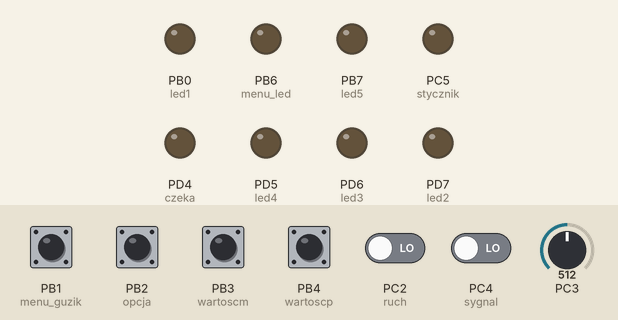
Bench run of a program on a simulated ATmega8, built with avr-gcc and emulated at 8 MHz. On the bench: output pins drawn as LEDs (lit = HIGH). Dashed ring = blinking. Inputs (shaded band) come from the test bench; at power-on: PB1 (menu_guzik), PB2 (opcja), PB3 (wartoscm), PB4 (wartoscp) HIGH, PC2 (ruch), PC4 (sygnal) LOW, PC3 = 512.

Above: at 1.2 s.
1.3 s: PB1 (menu_guzik) pulled LOW for 1 s
At 2.8 s:
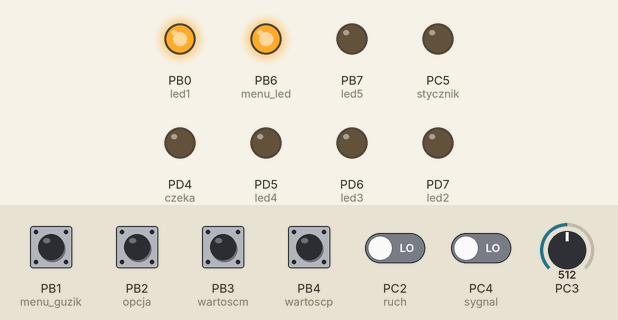
3.8 s: PB2 (opcja) pulled LOW for 1 s
At 5.5 s:
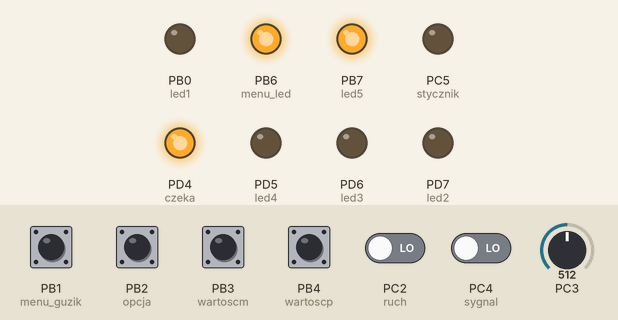
6.3 s: PB3 (wartoscm) pulled LOW for 1 s
At 8.4 s:
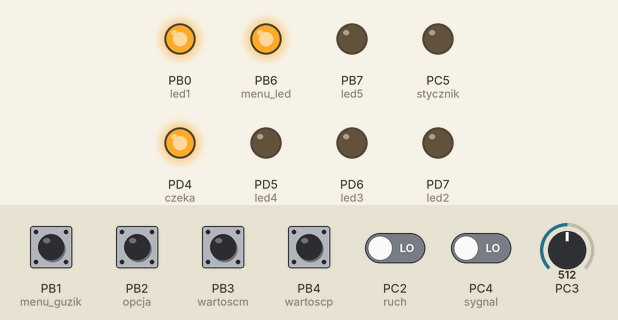
8.8 s: PB4 (wartoscp) pulled LOW for 1 s
At 10.5 s:
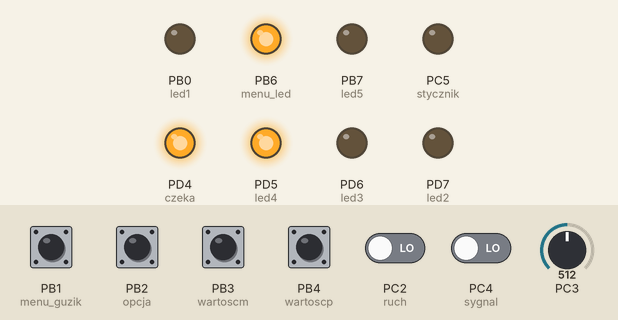
11.3 s: PB1 (menu_guzik) driven LOW and PC2 (ruch) driven HIGH
At 11.88 s:
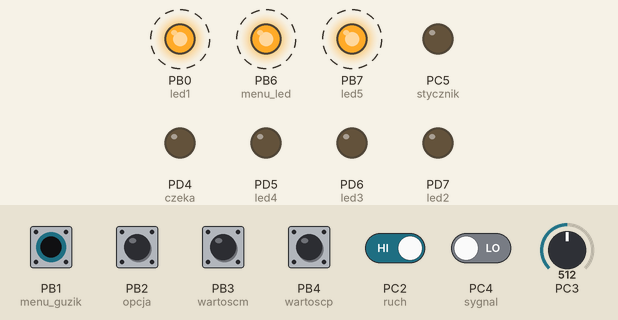
14.3 s: PC3 set to 591
17.3 s: PC3 set to 611
At 17.88 s:
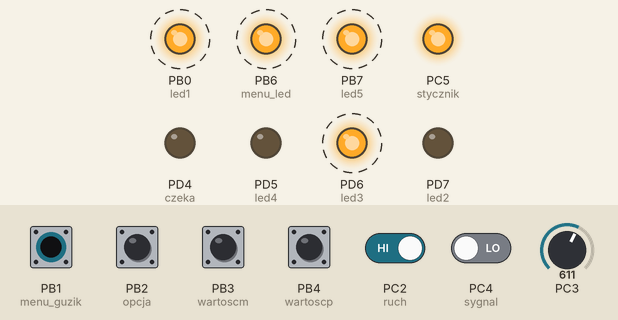
Timing chart, 0 to 21.3 s (numbered marks = the images above; inputs shaded):
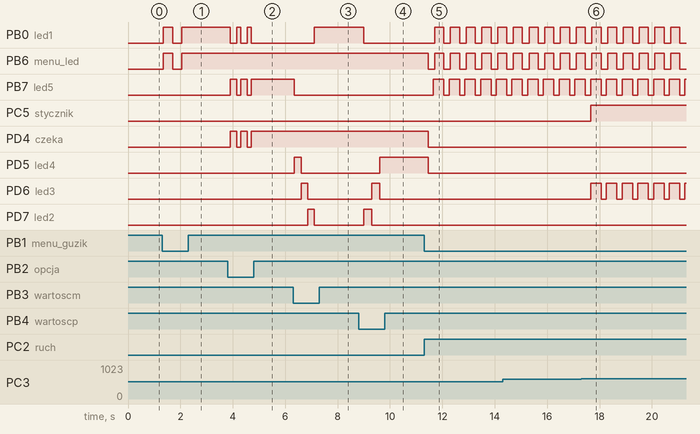

The program:

main.c
```c
#include <avr/io.h>
#include <util/delay.h>
#include <avr/interrupt.h>
//in
#define sygnal (1<<PC4)
#define ruch (1<<PC2)
#define wartoscp (1<<PB4)
#define wartoscm (1<<PB3)
#define opcja (1<<PB2)
#define menu_guzik (1<<PB1)
//out
#define stycznik (1<<PC5)

#define czeka (1<<PD4)
#define menu_led (1<<PB6)
#define led1 (1<<PB0)
#define led2 (1<<PD7)
#define led3 (1<<PD6)
#define led4 (1<<PD5)
#define led5 (1<<PB7)
//
#define l1_s PORTB ^= led1
#define l1_on PORTB |= led1
#define l1_off PORTB &= ~led1
#define l3_on PORTD |= led3
#define l3_off PORTD &= ~led3
#define l5_on PORTB |= led5
#define l5_off PORTB &= ~led5
#define czeka_swap PORTD ^= czeka
#define czeka_on PORTD |= czeka
#define czeka_off PORTD &= ~czeka
#define stycznik_swap PORTC ^= stycznik
#define stycznik_on PORTC |= stycznik
#define stycznik_off PORTC &= ~stycznik

//zmienna pomocnicza-licznik u¿ywana w przerwaniu
//volatile uint8_t wykrycie_ruchu;
volatile uint16_t ton,cnt=0;
volatile uint8_t tryb=5;
volatile uint8_t tryb_chwilowy;
volatile uint8_t stan=0;
volatile uint8_t czujniki[3];
//definicja pocz¹tkowej warto ci timera
#define timer_start 4 //31 zliczen na s

uint8_t klasniecie(uint8_t t, uint8_t stan_koncowy, uint8_t l_klasniec);
uint8_t klawisz_on(uint8_t klawisz);
uint8_t klawisz_onc(uint8_t klawisz);
uint8_t klawisz_sygnal(uint8_t klawisz);
uint8_t menu(uint8_t *t, uint8_t *t_on, uint8_t *swiatlo, uint8_t *l_klasniec, uint8_t *mikrofon);
uint8_t podmenu(uint8_t *x, uint8_t min, uint8_t max, uint8_t res);
uint16_t czas_dzialania(uint8_t t_on);
uint16_t prog_swiatla(uint8_t swiatlo);
void wzmacniacz(uint8_t mikrofon);
void diody(uint8_t nr);
void diody_off(void);


int main(void){
	uint8_t t=3,t_on=3,swiatlo=3,l_klasniec=2,mikrofon=3;
	uint16_t prog,spr=0;
	prog=prog_swiatla(swiatlo);
	ton=czas_dzialania(t_on)*31;
	tryb_chwilowy=tryb;
	//1=klaskacz 2=czujnik ruchu z wyl przez klaniêcie
	//3=czujnik ruchu czasowe w³
//######## obs³uga przetwornika ADC #############
ADMUX |= (1<<REFS0);// | (1<<REFS1);
ADMUX |= (1<<MUX1) | (1<<MUX0);
ADCSRA |= (1<<ADEN) | (1<<ADPS1) | (1<<ADPS2);
//######## konfiguracja timera ##################
TIMSK |= (1<<TOIE0);           //Przerwanie overflow (przepe³nienie timera)
TCCR0 |= (1<<CS02) | (1<<CS00); //  ród³em CLK, preskaler 1024
TCNT0 = timer_start;//          //Pocz¹tkowa warto æ licznika
sei();//Globalne uruchomienie przerwañ
//###############################################
DDRC |= (stycznik);
DDRB |= (led1 | led5 | menu_led);
DDRD |= (led3 | led4 | led2 | menu_led | czeka);
PORTB |= (menu_guzik | opcja | wartoscp | wartoscm);
//PORTC |= sygnal;
wzmacniacz(mikrofon);
czujniki[0]=0;
czujniki[1]=1;
czujniki[2]=1;
while(1){
	//PORTB ^= led1;
	//_delay_ms(z++);
	/*
	if (tryb_chwilowy == 1){
       PORTB |=led2;
	}else{
		PORTB &= ~led2;
	}
	if (stan == 1){
       PORTB |=led1;
	}else{
		PORTB &= ~led1;
	}
	*/
/////////////////////////////
	if (klawisz_on(menu_guzik)){
		menu(&t,&t_on,&swiatlo,&l_klasniec,&mikrofon);
		diody_off();
		wzmacniacz(mikrofon);
		tryb_chwilowy=tryb;
		prog=prog_swiatla(swiatlo);//750-990
		ton=czas_dzialania(t_on)*31;
		tryb_chwilowy=tryb;
		cnt=0;
		if (stan == 0){
			tryb_chwilowy=tryb;
		}
		_delay_ms (200);
	}
/////////////////////////////

/////////////////////////////
	if (klawisz_sygnal(sygnal)){

		if ((tryb_chwilowy == 1) && (!(tryb == 1) && !(tryb == 3))){
			switch (stan){
				case 1:
					klasniecie(t,0,l_klasniec);
					break;
				case 0:
					klasniecie(t,0,l_klasniec);
					tryb_chwilowy = tryb;
					break;
			}
		}
		if ((stan == 1) && !(tryb == 3)){
				klasniecie(t,0,l_klasniec);
		}
		//l1_off;
	}
///////////////////
	if (!(swiatlo == 6)){
		ADCSRA |= (1<<ADSC);
		while (ADCSRA & (1<<ADSC));
	}

	if (stan ==0 ){
		if ((tryb > 3) && ((tryb_chwilowy == 1) && (ADC<prog))){
				if(spr == 0){
					cnt=0;
					spr=1;
				}else if (cnt>18600){//10min 31*60*10
					tryb_chwilowy=tryb;
					spr = 0;
				}
		}else{
			spr=0;
		}
/////////////////////////////
	if ((swiatlo == 6) || (ADC>prog)){
		if (klawisz_sygnal(sygnal)){
			klasniecie(t,1,l_klasniec);
			tryb_chwilowy=1;
		}
/////////////////////////////
	if (!klawisz_onc(ruch)){
		if ((tryb_chwilowy == 2) || (tryb_chwilowy == 4)){
			stycznik_on;
			stan=1;
			tryb_chwilowy=1;
		}
/////////
		if (tryb == 3){
			stycznik_on;
			cnt=0;
			stan=1;
			//odliczanie od nowa jeli ruch
		}
/////////
		if (tryb_chwilowy == 5){
			stycznik_on;
			stan=1;
			cnt=0;
			tryb_chwilowy=1;

			//odliczanie
			//odliczanie od nowa jeli ruch
		}
	}
/////////////////////////////
	}
	}//stan ==0
/////////////////////////////
	if ((!klawisz_onc(ruch)) && ((tryb == 5) && stan == 1)){
		//wykrycie_ruchu=0;
		cnt=0;
	}
/////////////////////////////
	//diody_off();
	if ( (czujniki[2] == 1) && (!klawisz_onc(ruch))){
		l5_on;
		}else{
			l5_off;
		}
	if (czujniki[1]==1 && (ADC>(prog))){
		l3_on;
	}else{
		l3_off;
	}
	/////////////////////////////
		//diody_off();
		if (klawisz_on(opcja)){
			if (czujniki[0]==1){
				czujniki[0]=0;
				l1_off;
			}else{
				czujniki[0]=1;
			}
			_delay_ms(200);
		}
		if (klawisz_on(wartoscm)){
			if (czujniki[1]==1){
				czujniki[1]=0;
				l3_off;
			}else{
				czujniki[1]=1;
			}
			_delay_ms(200);
		}
		if (klawisz_on(wartoscp)){
			if (czujniki[2]==1){
				czujniki[2]=0;
				l5_off;
			}else{
				czujniki[2]=1;
			}
			_delay_ms(200);
		}
}
}

//############ Procedura obs³ugi przerwania od przepe³nienia timera ############
ISR(TIMER0_OVF_vect)
{
  TCNT0 = timer_start;          //Pocz¹tkowa warto æ licznika
  //cnt=(cnt+1)*wykrycie_ruchu;     //zwiêksza zmienn¹ licznik
  cnt++;
  if(((cnt==(ton) && (stan == 1))) && ((tryb==3) || (tryb == 5)))  //je li 31 przerwania (czyli ok 1 s)
  {
    stycznik_off; //suma modulo 2 (XOR) stanu poprzedniego
    //PORTB ^= led1;
    cnt=0;     //zeruje zmienn¹ licznik
    stan = 0;
    tryb_chwilowy=tryb;
  }
  //wykrycie_ruchu=1;
}
//##############################################################################

uint16_t prog_swiatla(uint8_t swiatlo){
	switch (swiatlo){
	case 1:
		return 400;
		break;
	case 2:
		return 500;
		break;
	case 3:
		return 600;
		break;
	case 4:
		return 850;
		break;
	case 5:
		return 950;
		break;
	case 6:
		return 2000;
		break;
	}
	return 2000;
}

uint8_t klasniecie(uint8_t t, uint8_t stan_koncowy, uint8_t l_klasniec){
	//diody_off();
	if (l_klasniec == 2){
		_delay_ms (200);
		czeka_swap;
		for (int i=1;i<=t*100;i++){
			_delay_ms (10);
			if (klawisz_sygnal(sygnal)){
				switch (stan_koncowy){
					case 1:
						stycznik_on;
						break;
					case 0:
						stycznik_off;
						break;
				}
				stan=stan_koncowy;
				czeka_off;
				i=t*1000;
				_delay_ms (200);
			}
		}
		czeka_off;
	}else{
		switch (stan_koncowy){
			case 1:
				stycznik_on;
				break;
			case 0:
				stycznik_off;
				break;
		}
		_delay_ms (200);
		stan=stan_koncowy;
	}
	cnt=0;
	return 0;
}

void diody_off(){
PORTB &= ~(led1 | led5);
PORTD &= ~(led3 | led4 | led2);
}

void diody(uint8_t nr){
	switch(nr){
				case 1:
					diody_off();
					PORTB |= led1;
					break;
				case 2:
					diody_off();
					PORTD |= led2;
					break;
				case 3:
					diody_off();
					PORTD |= led3;
					break;
				case 4:
					diody_off();
					PORTD |= led4;
					break;
				case 5:
					diody_off();
					PORTB |= led5;
					break;
				case 6:
					diody_off();
					PORTB |= led5;
					PORTB |= led1;
					break;
				case 7:
					diody_off();
					PORTB |= led5;
					PORTD |= led2;
					break;
				default:
					diody_off();
					break;
				}
}

uint8_t menu(uint8_t *t, uint8_t *t_on, uint8_t *swiatlo, uint8_t *l_klasniec, uint8_t *mikrofon){
	uint8_t out=0,opcjam=1,zmp;
	PORTB |= menu_led;
	l1_on;
	_delay_ms (200);
	while(out == 0){
		_delay_ms (100);
		/////////////////////////////
		if (klawisz_on(menu_guzik)){
			out=1;
		}
		/////////////////////////////
		diody(opcjam);
		/////////////////////////////
		if (klawisz_on(wartoscp)){
			opcjam++;
			diody(opcjam);
			if (opcjam > 6){
				opcjam=1;
				diody(opcjam);
			}
		}
		if (klawisz_on(wartoscm)){
					opcjam--;
					diody(opcjam);
					if (opcjam <1 ){
						opcjam=6;
						diody(opcjam);
					}
				}
		/////////////////////////////
		if (klawisz_on(opcja)){
			switch (opcjam){
			case 1:
				zmp=tryb;
				out=podmenu(&zmp,1,5,5);
				tryb=zmp;
				break;
			case 2:
				zmp=*t;
				out=podmenu(&zmp,1,7,3);
				*t=zmp;
				break;
			case 3:
				zmp=*t_on;
				out=podmenu(&zmp,1,5,4);
				*t_on=zmp;
				break;
			case 4:
				zmp=*swiatlo;
				out=podmenu(&zmp,1,5,6);
				*swiatlo=zmp;
				break;
			case 5:
				zmp=*mikrofon;
				out=podmenu(&zmp,1,5,3);
				*mikrofon=zmp;
				break;
			case 6:
				zmp=*l_klasniec;
				out=podmenu(&zmp,1,2,2);
				*l_klasniec=zmp;
				break;
			}
			if (out == 0) diody(opcjam);
		}
		if (out != 0){
			PORTB &= ~menu_led;
			diody_off();
		}
	}
	return 0;
}

void wzmacniacz(uint8_t mikrofon){

}

uint8_t podmenu(uint8_t *x, uint8_t min, uint8_t max, uint8_t res){
	uint8_t o=0,out=0;
	czeka_on;
	while(out == 0){
		diody((*x));
		_delay_ms(200);
		if (klawisz_on(wartoscp)){
			(*x)++;
			if ((*x) > max){
				*x=min;
			}
		}
		if (klawisz_on(wartoscm)){
			(*x)--;
			if ((*x)<min){
				(*x)=max;
			}
		}
		if (klawisz_on(wartoscp) && klawisz_on(wartoscm)){
			(*x)=res;
			//czujnik swiatla wylaczony
		}
		if (klawisz_on(opcja)){
			out=1;
		}
		if (klawisz_on(menu_guzik)){
			o=1;
			out=1;
		}
	}
	czeka_off;
	return o;
}

uint16_t czas_dzialania(uint8_t t_on){
	switch (t_on){
	case 1:
		return 60;
		break;
	case 2:
		return 60*5;
		break;
	case 3:
		return 60*10;
		break;
	case 4:
		return 60*20;
		break;
	case 5:
		return 60*30;
		break;
	case 6:
		return 60*60;
		break;
	}
	return 60;
}

uint8_t klawisz_on(uint8_t klawisz)
{
	if  ( !((PINB) & klawisz) ){
				_delay_ms(50);
				if (!((PINB) & klawisz)) return 1;
	}
	return 0;
}

uint8_t klawisz_onc(uint8_t klawisz)
{
	if  ( !((PINC) & klawisz) ){
				_delay_ms(50);
				if (!((PINC) & klawisz)) return 1;
	}
	return 0;
}

uint8_t klawisz_sygnal(uint8_t klawisz)
{
	if  ( ((PINC) & klawisz) ){
			_delay_ms(50);
			if (  ((PINC) & klawisz))
				return 1;
			}
			return 0;
}
```

Measured:
- the behaviour switches between 600 and 601 on PC3 (found by bisection; images 5 and 6)
- after the input at 1.3 s, PB0 (led1), PB6 (menu_led): LOW → HIGH after 0.05 s, → LOW 0.35 s later, → HIGH 0.35 s later
- after the input at 3.8 s, PB0 (led1): alternates HIGH for 0.15 s and LOW for 0.25 s, 5 changes in all, then stays LOW, starting after 0.10 s; PB7 (led5), PD4 (czeka): alternates HIGH for 0.25 s and LOW for 0.15 s, 5 changes in all, then stays HIGH, starting after 0.10 s
- after the input at 6.3 s, PB0 (led1): LOW → HIGH after 0.80 s; PB7 (led5): HIGH → LOW after 0.05 s; PD5 (led4): LOW → HIGH after 0.05 s, → LOW 0.25 s later; PD6 (led3): LOW → HIGH after 0.30 s, → LOW 0.25 s later; PD7 (led2): LOW → HIGH after 0.55 s, → LOW 0.25 s later
- after the input at 8.8 s, PB0 (led1): HIGH → LOW after 0.20 s; PD5 (led4): LOW → HIGH after 0.81 s; PD6 (led3): LOW → HIGH after 0.50 s, → LOW 0.30 s later; PD7 (led2): LOW → HIGH after 0.20 s, → LOW 0.30 s later
- after the input at 11.3 s, PB0 (led1): alternates HIGH for 0.35 s and LOW for 0.25 s, starting after 0.41 s; PB6 (menu_led): alternates HIGH for 0.35 s and LOW for 0.25 s, starting after 0.16 s; PB7 (led5): alternates HIGH for 0.40 s and LOW for 0.20 s, starting after 0.36 s; PD4 (czeka), PD5 (led4): HIGH → LOW after 0.16 s
- after the input at 17.3 s, PC5 (stycznik): LOW → HIGH after 0.36 s; PD6 (led3): alternates HIGH for 0.40 s and LOW for 0.20 s, starting after 0.36 s
